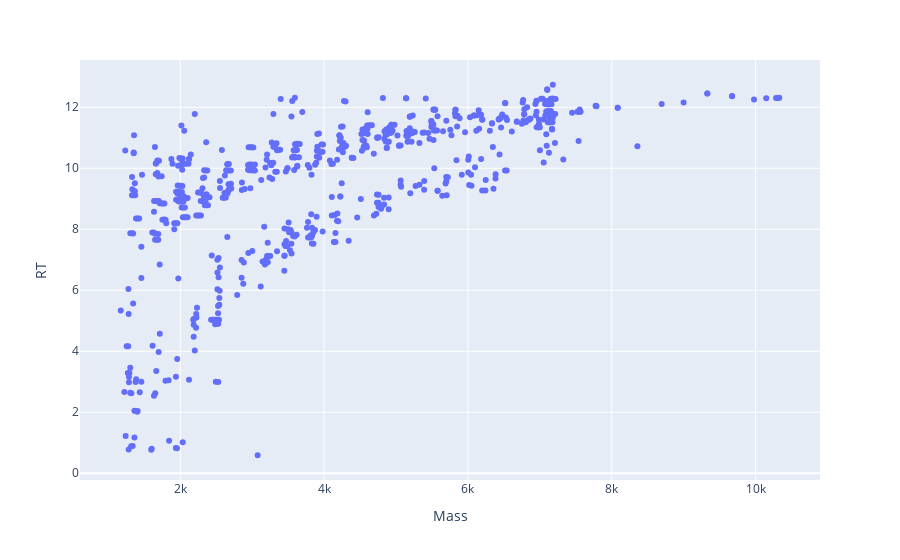
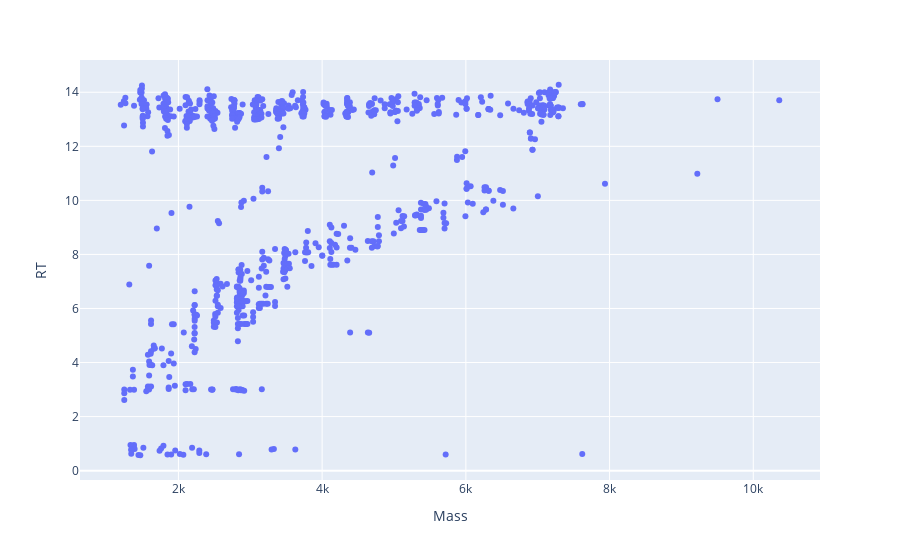

Here is the notebook cell these charts were saved with, in order:
### Code cell
plotly_zone(df_biotin3p)
plotly_zone(df_cy35p)
df_biotin3p.shape, df_cy35p.shape

### Figure 1 — Plotly figure (JSON) as saved in the notebook; plotly's stock layout.template omitted (floating-point values rounded to 4 significant figures; data arrays with more than 128 entries replaced by an {"elided": "..."} marker saying what was removed)
{"data": [{"hovertemplate": "Mass=%{x}<br>RT=%{y}<extra></extra>", "legendgroup": "", "marker": {"color": "#636efa", "symbol": "circle"}, "mode": "markers", "name": "", "orientation": "v", "showlegend": false, "type": "scatter", "x": {"elided": "708 float values"}, "xaxis": "x", "y": {"elided": "708 float values"}, "yaxis": "y"}], "layout": {"legend": {"tracegroupgap": 0}, "margin": {"t": 60}, "xaxis": {"anchor": "y", "domain": [0, 1], "title": {"text": "Mass"}}, "yaxis": {"anchor": "x", "domain": [0, 1], "title": {"text": "RT"}}}}

### Figure 2 — Plotly figure (JSON) as saved in the notebook; plotly's stock layout.template omitted (floating-point values rounded to 4 significant figures; data arrays with more than 128 entries replaced by an {"elided": "..."} marker saying what was removed)
{"data": [{"hovertemplate": "Mass=%{x}<br>RT=%{y}<extra></extra>", "legendgroup": "", "marker": {"color": "#636efa", "symbol": "circle"}, "mode": "markers", "name": "", "orientation": "v", "showlegend": false, "type": "scatter", "x": {"elided": "825 float values"}, "xaxis": "x", "y": {"elided": "825 float values"}, "yaxis": "y"}], "layout": {"legend": {"tracegroupgap": 0}, "margin": {"t": 60}, "xaxis": {"anchor": "y", "domain": [0, 1], "title": {"text": "Mass"}}, "yaxis": {"anchor": "x", "domain": [0, 1], "title": {"text": "RT"}}}}
